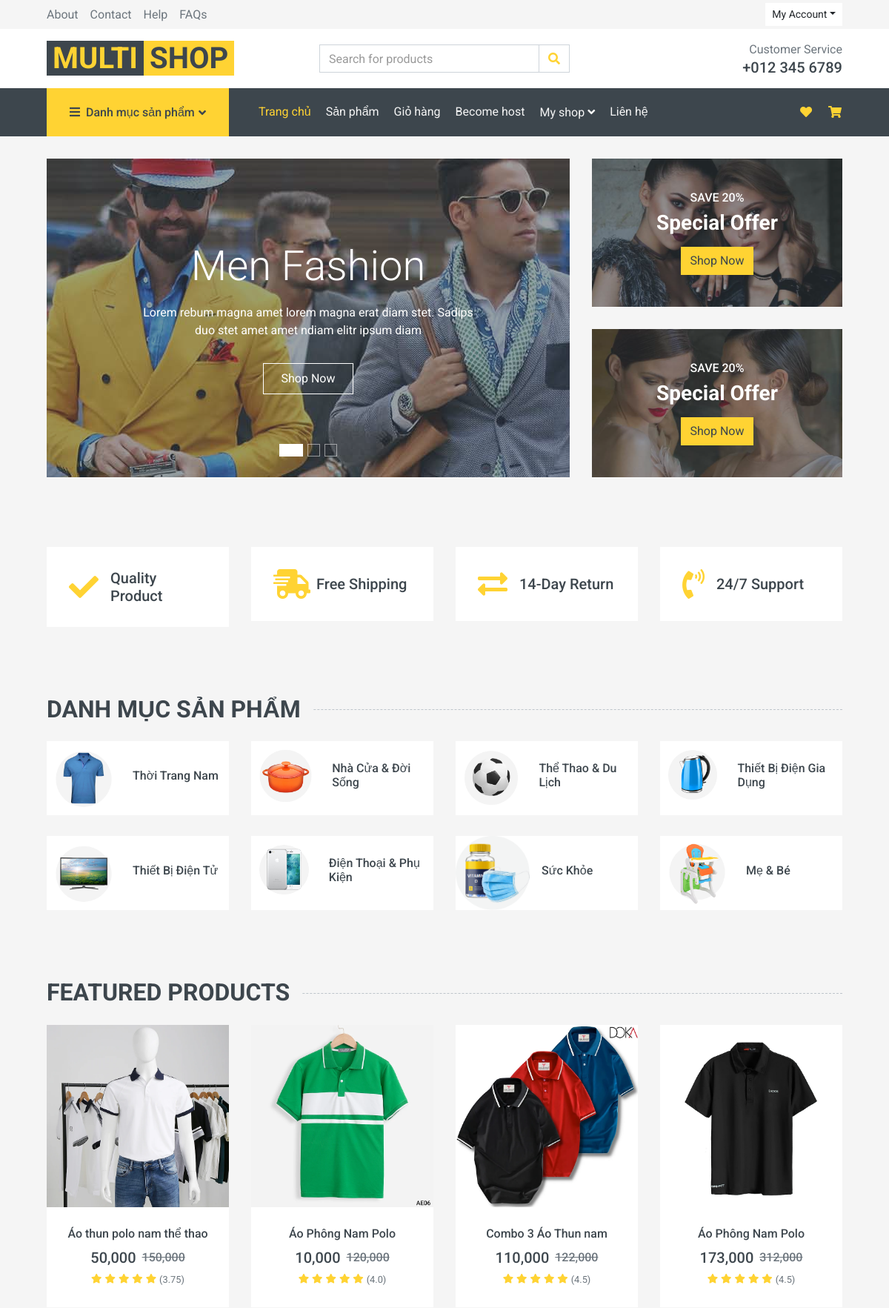
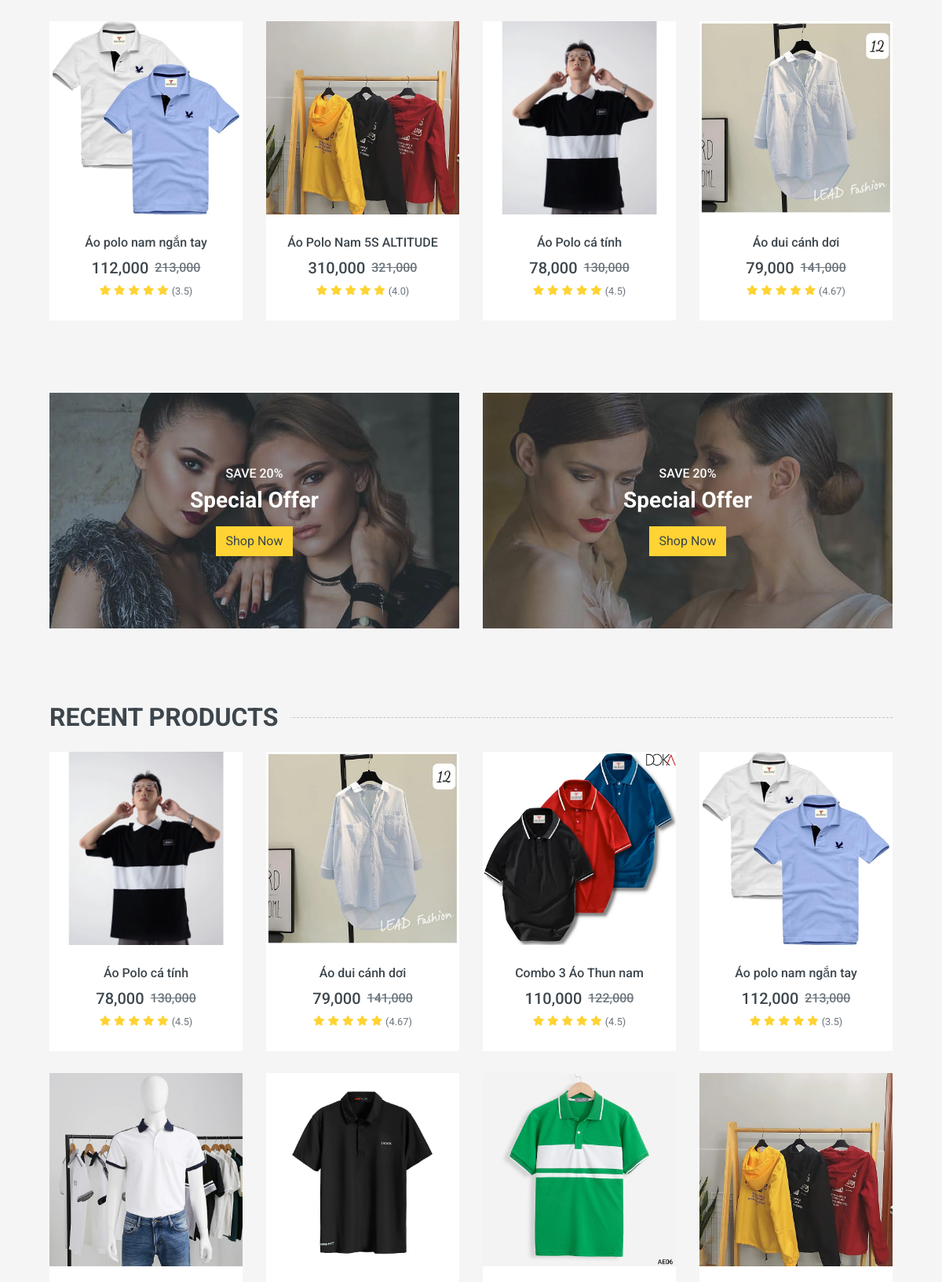
The page /home (upper part) on the database its author committed (2 pictures, top to bottom).
### ecommerce/models.py (models this page shows)
class Category(models.Model):
    cate_id = models.AutoField(primary_key=True)
    cate_parent_id = models.IntegerField(blank=True, null=True)
    cate_name = models.TextField(blank=True, null=True)
    cate_description = models.TextField(blank=True, null=True)
    cate_status = models.BooleanField(blank=True, null=True)
    image_path = models.TextField(blank=True, null=True)
    class Meta:
        managed = True
        db_table = 'category'

class Product(models.Model):
    product_id = models.AutoField(primary_key=True)
    cate_id = models.ForeignKey(Category, models.DO_NOTHING)
    product_name = models.TextField(blank=True, null=True)
    product_price = models.IntegerField(blank=True, null=True)
    product_price_new = models.IntegerField(blank=True, null=True)
    product_quantity = models.IntegerField(blank=True, null=True)
    product_detail = models.TextField(blank=True, null=True)
    product_status = models.BooleanField(blank=True, null=True)
    rate = models.TextField(blank=True, null=True)
    description = models.TextField(blank=True, null=True)
    information = models.TextField(blank=True, null=True)
    review = models.TextField(blank=True, null=True)
    image_path = models.TextField(blank=True, null=True)
    type = models.TextField(blank=True, null=True)
    class Meta:
        managed = True
        db_table = 'product'
    def calculate_average_rating(self):
        average_rating = Rating.objects.filter(product_id=self.product_id).aggregate(avg_rating=Avg('rating'))['avg_rating']
        if(average_rating == None):
            average_rating = 0
        self.rate = average_rating
        return average_rating

### ecommerce/views.py (the view)
# urls.py: path('home', HomeView.as_view(), name='home'),
class HomeView(ListView):
    model = Category
    queryset = Category.objects.all()
    template_name = 'home/index.html'
    def get_context_data(self, **kwargs):
        context = super().get_context_data(**kwargs)
        context['products'] = Product.objects.all()
        return context

### ecommerce/templatetags/custom_filter.py (called while the page is built)
@register.filter
def shuffle(value):
    temp = list(value)
    random.shuffle(temp)
    return temp

@register.filter
def format_price(value):
    return intcomma(int(value))

@register.filter
def round_rating(value):
    return round(value,2)

### templates/home/index.html (shortened to what this page needs)
{% extends "home/base.html" %}
{% load static %}
{% load custom_filter %}
{% block placeholder %}
    <div class="container-fluid mb-3">
        <div class="row px-xl-5">
            <div class="col-lg-8">
                <div id="header-carousel" class="carousel slide carousel-fade mb-30 mb-lg-0" data-ride="carousel">
                    <ol class="carousel-indicators">
                        <li data-target="#header-carousel" data-slide-to="0" class="active"></li>
                        <li data-target="#header-carousel" data-slide-to="1"></li>
                        <li data-target="#header-carousel" data-slide-to="2"></li>
                    </ol>
                    <div class="carousel-inner">
                        <div class="carousel-item position-relative active" style="height: 430px;">
                            <img class="position-absolute w-100 h-100" src="{% static 'img/carousel-1.jpg' %}" style="object-fit: cover;">
                            <div class="carousel-caption d-flex flex-column align-items-center justify-content-center">
                                <div class="p-3" style="max-width: 700px;">
                                    <h1 class="display-4 text-white mb-3 animate__animated animate__fadeInDown">Men Fashion</h1>
                                    <p class="mx-md-5 px-5 animate__animated animate__bounceIn">Lorem rebum magna amet lorem magna erat diam stet. Sadips duo stet amet amet ndiam elitr ipsum diam</p>
                                    <a class="btn btn-outline-light py-2 px-4 mt-3 animate__animated animate__fadeInUp" href="#">Shop Now</a>
                                </div>
                            </div>
                        </div>
                    </div>
                </div>
            </div>
            <div class="col-lg-4">
                <div class="product-offer mb-30" style="height: 200px;">
                    <img class="img-fluid" src="{% static 'img/offer-1.jpg' %}" alt="">
                    <div class="offer-text">
                        <h6 class="text-white text-uppercase">Save 20%</h6>
                        <h3 class="text-white mb-3">Special Offer</h3>
                        <a href="" class="btn btn-primary">Shop Now</a>
                    </div>
                </div>
                <div class="product-offer mb-30" style="height: 200px;">
                    <img class="img-fluid" src="{% static 'img/offer-2.jpg' %}" alt="">
                    <div class="offer-text">
                        <h6 class="text-white text-uppercase">Save 20%</h6>
                        <h3 class="text-white mb-3">Special Offer</h3>
                        <a href="" class="btn btn-primary">Shop Now</a>
                    </div>
                </div>
            </div>
        </div>
    </div>
    <div class="container-fluid pt-5">
        <div class="row px-xl-5 pb-3">
            <div class="col-lg-3 col-md-6 col-sm-12 pb-1">
                <div class="d-flex align-items-center bg-light mb-4" style="padding: 30px;">
                    <h1 class="fa fa-check text-primary m-0 mr-3"></h1>
                    <h5 class="font-weight-semi-bold m-0">Quality Product</h5>
                </div>
            </div>
            <div class="col-lg-3 col-md-6 col-sm-12 pb-1">
                <div class="d-flex align-items-center bg-light mb-4" style="padding: 30px;">
                    <h1 class="fa fa-shipping-fast text-primary m-0 mr-2"></h1>
                    <h5 class="font-weight-semi-bold m-0">Free Shipping</h5>
                </div>
            </div>
            <div class="col-lg-3 col-md-6 col-sm-12 pb-1">
                <div class="d-flex align-items-center bg-light mb-4" style="padding: 30px;">
                    <h1 class="fas fa-exchange-alt text-primary m-0 mr-3"></h1>
                    <h5 class="font-weight-semi-bold m-0">14-Day Return</h5>
                </div>
            </div>
            <div class="col-lg-3 col-md-6 col-sm-12 pb-1">
                <div class="d-flex align-items-center bg-light mb-4" style="padding: 30px;">
                    <h1 class="fa fa-phone-volume text-primary m-0 mr-3"></h1>
                    <h5 class="font-weight-semi-bold m-0">24/7 Support</h5>
                </div>
            </div>
        </div>
    </div>
    <div class="container-fluid pt-5">
        <h2 class="section-title position-relative text-uppercase mx-xl-5 mb-4"><span class="bg-secondary pr-3">Danh mục sản phẩm</span></h2>
        <div class="row px-xl-5 pb-3">
            {% for object in object_list|slice:":8" %}
            <div class="col-lg-3 col-md-4 col-sm-6 pb-1">
                <a class="text-decoration-none" href="">
                    <div class="cat-item d-flex align-items-center mb-4">
                        <div class="overflow-hidden" style="width: 100px; height: 100px;">
                            <img class="img-fluid" src="{% static 'img/category/' %}/{{ object.image_path }}" alt="">
                        </div>
                        <div class="flex-fill pl-3">
                            <h6>{{ object.cate_name }}</h6>
                        </div>
                    </div>
                </a>
            </div>
            {% endfor %}
        </div>
    </div>
    <div class="container-fluid pt-5 pb-3">
        <h2 class="section-title position-relative text-uppercase mx-xl-5 mb-4"><span class="bg-secondary pr-3">Featured Products</span></h2>
        <div class="row px-xl-5">
            {% for product in products|slice:":8" %}
            <div class="col-lg-3 col-md-4 col-sm-6 pb-1">
                <div class="product-item bg-light mb-4">
                    <div class="product-img position-relative overflow-hidden">
                        <img class="img-fluid w-100" src="{% static 'img/product' %}/{{product.image_path}}" alt="">
                        <div class="product-action">
                        </div>
                    </div>
                    <div class="text-center py-4">
                        <a class="h6 text-decoration-none text-truncate" href="/product/{{ product.product_id }}">{{ product.product_name }}</a>
                        <div class="d-flex align-items-center justify-content-center mt-2">
                            <h5>{{ product.product_price_new|format_price }}</h5><h6 class="text-muted ml-2"><del>{{ product.product_price|format_price }}</del></h6>
                        </div>
                        <div class="d-flex align-items-center justify-content-center mb-1">
                            <small class="fa fa-star text-primary mr-1"></small>
                            <small class="fa fa-star text-primary mr-1"></small>
                            <small class="fa fa-star text-primary mr-1"></small>
                            <small class="fa fa-star text-primary mr-1"></small>
                            <small class="fa fa-star text-primary mr-1"></small>
                            <small>({{ product.calculate_average_rating|round_rating }})</small>
                        </div>
                    </div>
                </div>
            </div>
            {% endfor %}
        </div>
    </div>
    <div class="container-fluid pt-5 pb-3">
        <div class="row px-xl-5">
            <div class="col-md-6">
                <div class="product-offer mb-30" style="height: 300px;">
                    <img class="img-fluid" src="{% static 'img/offer-1.jpg' %}" alt="">
                    <div class="offer-text">
                        <h6 class="text-white text-uppercase">Save 20%</h6>
                        <h3 class="text-white mb-3">Special Offer</h3>
                        <a href="" class="btn btn-primary">Shop Now</a>
                    </div>
                </div>
            </div>
            <div class="col-md-6">
                <div class="product-offer mb-30" style="height: 300px;">
                    <img class="img-fluid" src="{% static 'img/offer-2.jpg' %}" alt="">
                    <div class="offer-text">
                        <h6 class="text-white text-uppercase">Save 20%</h6>
                        <h3 class="text-white mb-3">Special Offer</h3>
                        <a href="" class="btn btn-primary">Shop Now</a>
                    </div>
                </div>
            </div>
        </div>
    </div>
    <div class="container-fluid pt-5 pb-3">
        <h2 class="section-title position-relative text-uppercase mx-xl-5 mb-4"><span class="bg-secondary pr-3">Recent Products</span></h2>
        <div class="row px-xl-5">
            {% for product in products|slice:":8"|shuffle %}
            <div class="col-lg-3 col-md-4 col-sm-6 pb-1">
                <div class="product-item bg-light mb-4">
                    <div class="product-img position-relative overflow-hidden">
                        <img class="img-fluid w-100" src="{% static 'img/product' %}/{{product.image_path}}" alt="">
                        <div class="product-action">
                        </div>
                    </div>
                    <div class="text-center py-4">
                        <a class="h6 text-decoration-none text-truncate overflow-hidden" href="/product/{{ product.product_id }}">{{ product.product_name }}</a>
                        <div class="d-flex align-items-center justify-content-center mt-2">
                            <h5>{{ product.product_price_new|format_price }}</h5><h6 class="text-muted ml-2"><del>{{ product.product_price|format_price }}</del></h6>
                        </div>
                        <div class="d-flex align-items-center justify-content-center mb-1">
                            <small class="fa fa-star text-primary mr-1"></small>
                            <small class="fa fa-star text-primary mr-1"></small>
                            <small class="fa fa-star text-primary mr-1"></small>
                            <small class="fa fa-star text-primary mr-1"></small>
                            <small class="fa fa-star text-primary mr-1"></small>
                            <small>({{ product.calculate_average_rating|round_rating }})</small>
                        </div>
                    </div>
                </div>
            </div>
            {% endfor %}
        </div>
    </div>
{% endblock %}

### rows shown on the page
Category: image_path (picture), cate_name "Thời Trang Nam"
Category: image_path (picture), cate_name "Nhà Cửa & Đời Sống"
Category: image_path (picture), cate_name "Thể Thao & Du Lịch"
Category: image_path (picture), cate_name "Thiết Bị Điện Gia Dụng"
Category: image_path (picture), cate_name "Thiết Bị Điện Tử"
Category: image_path (picture), cate_name "Điện Thoại & Phụ Kiện"
Category: image_path (picture), cate_name "Sức Khỏe"
Category: image_path (picture), cate_name "Mẹ & Bé"
Product: image_path (picture), product_name "Áo thun polo nam thể thao", product_price_new "50,000", product_price "150,000", calculate_average_rating "3.75"
Product: image_path (picture), product_name "Áo Phông Nam Polo", product_price_new "10,000", product_price "120,000", calculate_average_rating "4.0"
Product: image_path (picture), product_name "Combo 3 Áo Thun nam", product_price_new "110,000", product_price "122,000", calculate_average_rating "4.5"
Product: image_path (picture), product_name "Áo Phông Nam Polo", product_price_new "173,000", product_price "312,000", calculate_average_rating "4.5"
Product: image_path (picture), product_name "Áo polo nam ngắn tay", product_price_new "112,000", product_price "213,000", calculate_average_rating "3.5"
Product: image_path (picture), product_name "Áo Polo Nam 5S ALTITUDE", product_price_new "310,000", product_price "321,000", calculate_average_rating "4.0"
Product: image_path (picture), product_name "Áo Polo cá tính", product_price_new "78,000", product_price "130,000", calculate_average_rating "4.5"
Product: image_path (picture), product_name "Áo dui cánh dơi", product_price_new "79,000", product_price "141,000", calculate_average_rating "4.67"
